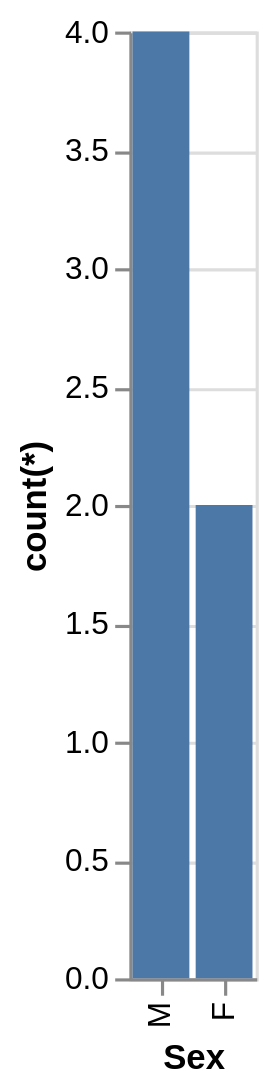

The Vega-Lite source for this figure:
### Vega-Lite specification from a JSON file in a GitHub repository (floating-point values rounded to 4 significant figures)
{"data": {"values": [{"x_data": "M", "y_data": 4}, {"x_data": "F", "y_data": 2}]}, "mark": "bar", "encoding": {"x": {"field": "x_data", "type": "nominal", "title": "Sex", "sort": {"op": "sum", "field": "y_data", "order": "descending"}}, "y": {"field": "y_data", "type": "quantitative", "title": "count(*)"}}}
